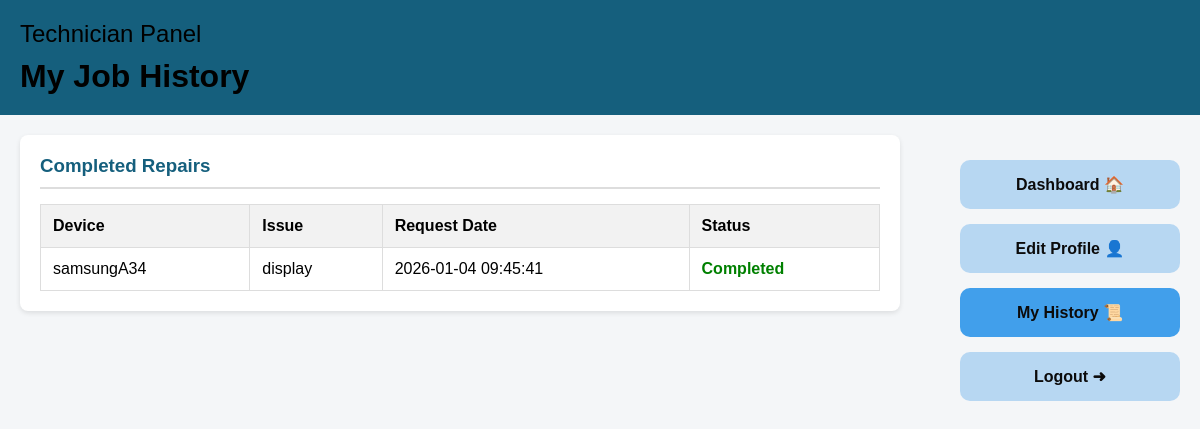
/views/technicianHistory.php (signed in), run on the app's committed database.
### tables this page shows
CREATE TABLE `repair_requests` (
  `id` int(11) NOT NULL,
  `customer_id` int(11) NOT NULL,
  `device_name` varchar(100) NOT NULL,
  `issue_description` text NOT NULL,
  `status` varchar(50) DEFAULT 'Pending',
  `request_date` timestamp NOT NULL DEFAULT current_timestamp(),
  `technician_id` int(11) DEFAULT NULL
);

### models/repairModel.php (called while the page is built, shortened)
<?php
function getCompletedRequestsByTechnician($tech_id){
    $con = getConnection();
    $sql = "SELECT * FROM repair_requests WHERE technician_id='{$tech_id}' AND status='Completed'";
    return mysqli_query($con, $sql);
}
?>

### views/technicianHistory.php (the view, shortened to what this page needs)
<?php
require_once('../models/repairModel.php');
$history = getCompletedRequestsByTechnician($_SESSION['technician']['id']);
?>
<!DOCTYPE html>
<html>
<head>
    <link rel="stylesheet" href="../assets/css/technicianDashboard.css">
</head>
<body>
<div id="header">
    <h2>Technician Panel</h2>
    <h1>My Job History</h1>
</div>
<div id="main-container">
    <div id="content-area">
        <div class="table-box">
            <h3>Completed Repairs</h3>
            <table>
                <thead>
                    <tr>
                        <th>Device</th>
                        <th>Issue</th>
                        <th>Request Date</th>
                        <th>Status</th>
                    </tr>
                </thead>
                <tbody>
                    <?php if(mysqli_num_rows($history) > 0) {
                        while($row = mysqli_fetch_assoc($history)) { ?>
                        <tr>
                            <td><?= $row['device_name']; ?></td>
                            <td><?= $row['issue_description']; ?></td>
                            <td><?= $row['request_date']; ?></td>
                            <td><strong class="status-completed">Completed</strong></td>
                        </tr>
                    <?php } } else { ?>
                        <tr><td colspan="4" class="text-center">No completed jobs found.</td></tr>
                    <?php } ?>
                </tbody>
            </table>
        </div>
    </div>
    <div id="side-panel">
        <a href="technicianDashboard.php" class="side-btn">Dashboard 🏠</a>
        <a href="technicianEditProfile.php" class="side-btn">Edit Profile 👤</a>
        <a href="technicianHistory.php" class="side-btn" id="active-btn">My History 📜</a>
        <a href="../controllers/logout.php" class="side-btn logout">Logout ➜</a>
    </div>
</div>
</body>
</html>

### assets/css/technicianDashboard.css (style rules this page uses)
* { margin: 0; padding: 0; box-sizing: border-box; font-family: Arial, sans-serif; }
body { background-color: #f4f6f8; }
#header { background-color: #155f7d; color: black; padding: 20px; position: sticky; top: 0; z-index: 10; }
#header h2 { font-weight: normal; }
#header h1 { margin-top: 10px; font-weight: bold; }
#main-container { display: flex; padding: 20px; }
#content-area { width: calc(100% - 260px); padding-right: 20px; }
.table-box { background-color: white; padding: 20px; margin-bottom: 30px; border-radius: 8px; box-shadow: 0 2px 5px rgba(0,0,0,0.1); }
.table-box h3 { margin-bottom: 15px; color: #155f7d; border-bottom: 2px solid #ddd; padding-bottom: 10px; }
table { width: 100%; border-collapse: collapse; margin-top: 10px; }
th, td { padding: 12px; border: 1px solid #ddd; text-align: left; }
th { background-color: #f2f2f2; font-weight: bold; }
.status-completed { color: green; }
#side-panel { width: 220px; position: fixed; right: 20px; top: 160px; display: flex; flex-direction: column; gap: 15px; }
.side-btn { text-decoration: none; text-align: center; padding: 15px; background-color: #b7d7f2; color: rgb(12, 11, 11); border-radius: 10px; font-weight: bold; display: block; }
.logout { background-color: #b7d7f2; }
#active-btn { background-color: #419feb; }

### data on the page
repair_requests: device_name "samsungA34", issue_description "display", request_date "2026-01-04 09:45:41"
